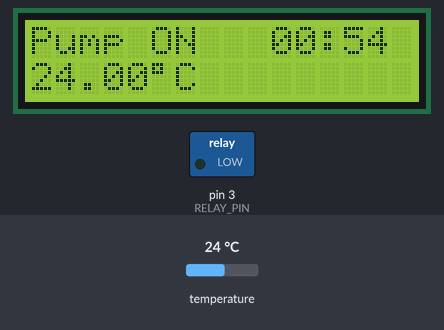
A sketch run on a simulated Arduino Uno, built with avr-gcc and run on an emulated ATmega328P. Parts: 16×2 character LCD, switched loads named in the sketch (green lamp = pin HIGH). The test bench sets the inputs (shaded band); at power-on: temperature 24 °C. What the sketch prints to the serial monitor is not drawn.

Above: at 6.3 s.
6.4 s: temperature set to 12 °C
At 8.8 s:
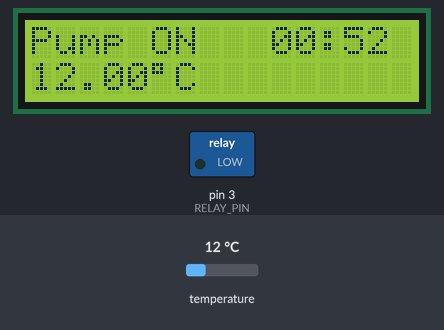
10.1 s: temperature set to 19 °C
At 11.2 s:
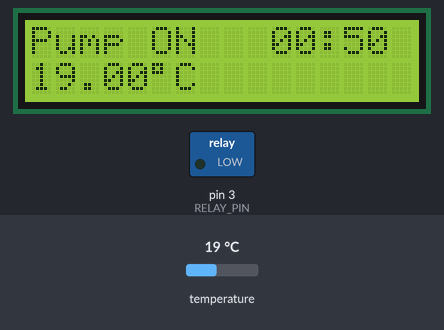
12.8 s: temperature set to 28 °C
At 62.2 s:
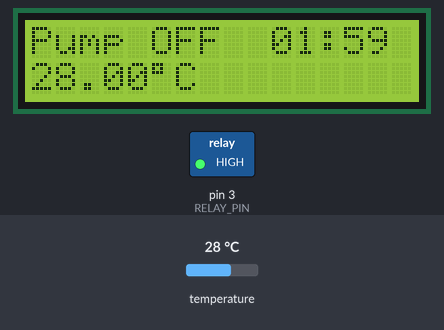
Timing chart, 0 to 63.1 s (numbered marks = the images above; inputs shaded):
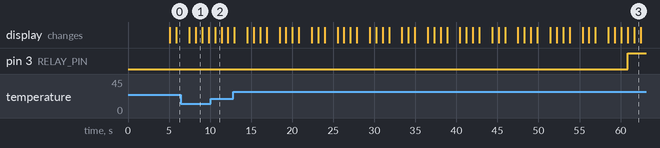

The sketch:

hydroponic_system_temp_timer.ino
```cpp
#include <LiquidCrystal_I2C.h>      // import LCD I2C Library
#include <OneWire.h>                // DS18B20 library
#include <DallasTemperature.h>      // DS18B20 library

LiquidCrystal_I2C lcd(0x27, 16, 2); // I2C address 0x27, 16 column and 2 rows

// Set the Arduino pin output to correlating pin number
const int RELAY_PIN = 3;   // Arduino pin connected to Relay Pin
const int SENSOR_PIN = 13; // Arduino pin connected to DS18B20 sensor's DQ pin

// Setup for DS18B20 temperature
OneWire oneWire(SENSOR_PIN);         // setup a oneWire instance
DallasTemperature sensors(&oneWire); // pass oneWire to DallasTemperature library
float tempCelsius;                   // temperature in Celsius

// variable to store previous time
unsigned long relayPreviousMillis = 0;
unsigned long tempsensorPreviousMillis = 0;

// intervals for millis() ; convert time to milliseconds
const long onInterval = 60000;        // turn on for # minutes
const long offInterval = 120000;      // turn off for # minutes
const long tempsensorInterval = 2000; // read temp for # seconds

bool relayState = true;

void setup() {
  // Setup Serial for debugging
  Serial.begin(9600); // int Serial

  // Set the pin output
  pinMode(RELAY_PIN, OUTPUT);

  // Initualise the LCD and Sensor
  sensors.begin();    // initialize the sensor
  lcd.init();         // initialize the lcd
  lcd.backlight();    // open the backlight

  // Print initializing Program
  lcd.setCursor(0, 0);       // start to print at the first row
  lcd.print("Initializing");
  lcd.setCursor(0, 1);       // start to print at the first row
  lcd.print("Program");
  Serial.println("Initializing Program"); // Serial Debugging
  delay(5000);
  lcd.clear(); // Clear Display
}

void loop() {
  unsigned long currentMillis = millis();
  sensors.requestTemperatures();             // send the command to get temperatures
  tempCelsius = sensors.getTempCByIndex(0);  // read temperature in Celsius

  // Calculate remaining time for the current state (on or off)
  unsigned long remainingTime;
  if (relayState) {
    remainingTime = onInterval - (currentMillis - relayPreviousMillis);
  } else {
    remainingTime = offInterval - (currentMillis - relayPreviousMillis);
  }

  // Print if Pump is ON or OFF
  lcd.setCursor(0, 0);
  if (relayState) {
    lcd.print("Pump ON");
  } else {
    lcd.print("Pump OFF");
  }

  // Print the remaining time
  lcd.setCursor(10, 0);
  lcd.print(formatTime(remainingTime));

  /* Relay */
  // Turn ON Relay
  if (!relayState && currentMillis - relayPreviousMillis >= offInterval) {
    // If the relay is off and the off interval has elapsed, turn it on
    relayState = true;
    digitalWrite(RELAY_PIN, LOW);        // Turn on the relay
    relayPreviousMillis = currentMillis; // Save the last time the relay was toggled
    // Print status on LCD and Serial
    lcd.setCursor(0,0);           // clear line 0
    lcd.print("                ");
    Serial.println("Pump ON");    // For debugging
  }

  // Turn OFF Relay
  else if (relayState && currentMillis - relayPreviousMillis >= onInterval) {
    // If the relay is on and the on interval has elapsed, turn it off
    relayState = false;
    digitalWrite(RELAY_PIN, HIGH);
    relayPreviousMillis = currentMillis; // Save the last time the relay was toggled

    // Print status on LCD and Serial
    lcd.setCursor(0,0);           // clear line 0
    lcd.print("                ");
    Serial.println("Pump OFF");   // For debugging
  }

  /* Temperature Sensor */
  else if (currentMillis - tempsensorPreviousMillis >= tempsensorInterval) {
    // Print temperature sensor data on LCD
    lcd.setCursor(0,1);           // clear line 1
    lcd.print("                ");
    lcd.setCursor(0, 1);       // start to print at the second row
    lcd.print(tempCelsius);    // print the temperature in Celsius
    lcd.print((char)223);      // print ° character
    lcd.print("C");
    // Print temperature sensor data on Serial for debugging
    Serial.print("Temp: ");
    Serial.print(tempCelsius);
    Serial.println("°C");
    tempsensorPreviousMillis = currentMillis; // Save the last time temperature sensor was toggled
  }
}

// Function to format milliseconds into MM:SS format
String formatTime(unsigned long milliseconds) {
  unsigned long seconds = milliseconds / 1000;
  unsigned long minutes = seconds / 60;

  seconds %= 60;
  minutes %= 60;

  char buffer[9]; // Format string as MM:SS
  sprintf(buffer, "%02lu:%02lu", minutes, seconds);
  return String(buffer);
}
```

Measured:
- what the display in image 1 shows lasts 0.7 s, from 8.3 s to 9.0 s
